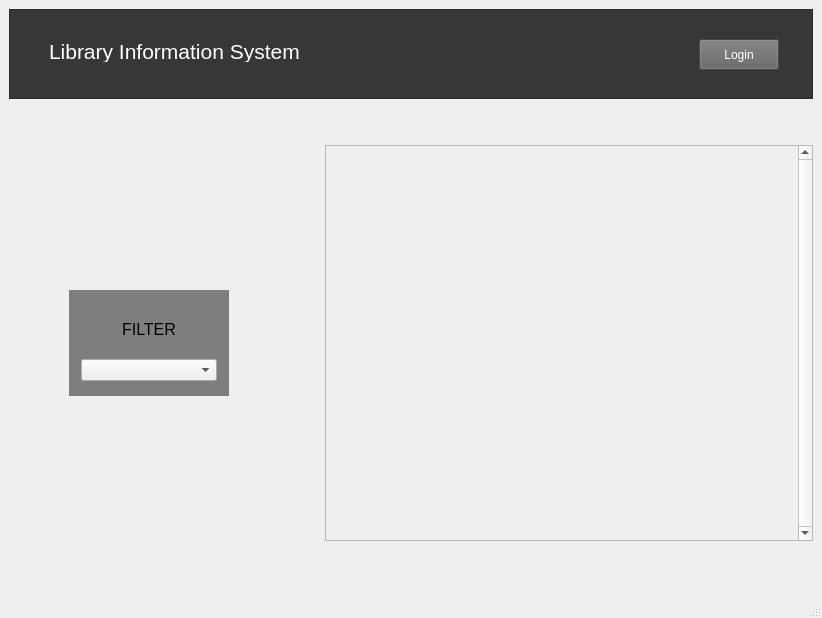
<?xml version="1.0" encoding="UTF-8"?>
<ui version="4.0">
 <class>MainWindow</class>
 <widget class="QMainWindow" name="MainWindow">
  <property name="geometry">
   <rect>
    <x>0</x>
    <y>0</y>
    <width>822</width>
    <height>618</height>
   </rect>
  </property>
  <property name="windowTitle">
   <string>Library Information System</string>
  </property>
  <widget class="QWidget" name="centralwidget">
   <property name="sizePolicy">
    <sizepolicy hsizetype="Preferred" vsizetype="Preferred">
     <horstretch>0</horstretch>
     <verstretch>0</verstretch>
    </sizepolicy>
   </property>
   <layout class="QVBoxLayout" name="verticalLayout">
    <item>
     <widget class="QFrame" name="frame">
      <property name="sizePolicy">
       <sizepolicy hsizetype="MinimumExpanding" vsizetype="Minimum">
        <horstretch>0</horstretch>
        <verstretch>0</verstretch>
       </sizepolicy>
      </property>
      <property name="minimumSize">
       <size>
        <width>0</width>
        <height>90</height>
       </size>
      </property>
      <property name="baseSize">
       <size>
        <width>0</width>
        <height>68</height>
       </size>
      </property>
      <property name="styleSheet">
       <string notr="true">background-color: #373737;</string>
      </property>
      <property name="frameShape">
       <enum>QFrame::StyledPanel</enum>
      </property>
      <property name="frameShadow">
       <enum>QFrame::Raised</enum>
      </property>
      <widget class="QPushButton" name="loginbutton">
       <property name="geometry">
        <rect>
         <x>690</x>
         <y>30</y>
         <width>80</width>
         <height>31</height>
        </rect>
       </property>
       <property name="styleSheet">
        <string notr="true">background-color: rgb(100, 100, 100);
color: rgb(255, 255, 255);</string>
       </property>
       <property name="text">
        <string>Login</string>
       </property>
      </widget>
      <widget class="QLabel" name="label_2">
       <property name="geometry">
        <rect>
         <x>40</x>
         <y>32</y>
         <width>281</width>
         <height>21</height>
        </rect>
       </property>
       <property name="font">
        <font>
         <pointsize>16</pointsize>
        </font>
       </property>
       <property name="styleSheet">
        <string notr="true">color: rgb(255, 255, 255);
</string>
       </property>
       <property name="text">
        <string>Library Information System</string>
       </property>
      </widget>
     </widget>
    </item>
    <item>
     <layout class="QGridLayout" name="gridLayout">
      <property name="spacing">
       <number>6</number>
      </property>
      <item row="1" column="0">
       <spacer name="horizontalSpacer_2">
        <property name="orientation">
         <enum>Qt::Horizontal</enum>
        </property>
        <property name="sizeType">
         <enum>QSizePolicy::Fixed</enum>
        </property>
        <property name="sizeHint" stdset="0">
         <size>
          <width>60</width>
          <height>20</height>
         </size>
        </property>
       </spacer>
      </item>
      <item row="0" column="2">
       <spacer name="verticalSpacer_2">
        <property name="orientation">
         <enum>Qt::Vertical</enum>
        </property>
        <property name="sizeType">
         <enum>QSizePolicy::Fixed</enum>
        </property>
        <property name="sizeHint" stdset="0">
         <size>
          <width>20</width>
          <height>40</height>
         </size>
        </property>
       </spacer>
      </item>
      <item row="2" column="1" rowspan="2">
       <spacer name="verticalSpacer">
        <property name="orientation">
         <enum>Qt::Vertical</enum>
        </property>
        <property name="sizeType">
         <enum>QSizePolicy::Preferred</enum>
        </property>
        <property name="sizeHint" stdset="0">
         <size>
          <width>20</width>
          <height>40</height>
         </size>
        </property>
       </spacer>
      </item>
      <item row="1" column="2">
       <spacer name="horizontalSpacer">
        <property name="orientation">
         <enum>Qt::Horizontal</enum>
        </property>
        <property name="sizeType">
         <enum>QSizePolicy::Maximum</enum>
        </property>
        <property name="sizeHint" stdset="0">
         <size>
          <width>90</width>
          <height>20</height>
         </size>
        </property>
       </spacer>
      </item>
      <item row="1" column="4">
       <widget class="QScrollArea" name="scrollArea">
        <property name="verticalScrollBarPolicy">
         <enum>Qt::ScrollBarAlwaysOn</enum>
        </property>
        <property name="sizeAdjustPolicy">
         <enum>QAbstractScrollArea::AdjustIgnored</enum>
        </property>
        <property name="widgetResizable">
         <bool>true</bool>
        </property>
        <widget class="QWidget" name="scrollAreaWidgetContents">
         <property name="geometry">
          <rect>
           <x>0</x>
           <y>0</y>
           <width>458</width>
           <height>366</height>
          </rect>
         </property>
         <layout class="QVBoxLayout" name="verticalLayout_4">
          <item>
           <layout class="QVBoxLayout" name="verticalLayout_2"/>
          </item>
         </layout>
        </widget>
       </widget>
      </item>
      <item row="1" column="1">
       <widget class="QGroupBox" name="groupBox">
        <property name="sizePolicy">
         <sizepolicy hsizetype="Fixed" vsizetype="Maximum">
          <horstretch>0</horstretch>
          <verstretch>0</verstretch>
         </sizepolicy>
        </property>
        <property name="minimumSize">
         <size>
          <width>160</width>
          <height>106</height>
         </size>
        </property>
        <property name="styleSheet">
         <string notr="true">QGroupBox{background-color: gray}</string>
        </property>
        <property name="title">
         <string/>
        </property>
        <layout class="QVBoxLayout" name="verticalLayout_3">
         <item>
          <widget class="QLabel" name="label">
           <property name="sizePolicy">
            <sizepolicy hsizetype="Preferred" vsizetype="Maximum">
             <horstretch>0</horstretch>
             <verstretch>0</verstretch>
            </sizepolicy>
           </property>
           <property name="minimumSize">
            <size>
             <width>0</width>
             <height>46</height>
            </size>
           </property>
           <property name="font">
            <font>
             <pointsize>12</pointsize>
            </font>
           </property>
           <property name="text">
            <string>FILTER</string>
           </property>
           <property name="alignment">
            <set>Qt::AlignCenter</set>
           </property>
          </widget>
         </item>
         <item>
          <widget class="QComboBox" name="comboBox"/>
         </item>
        </layout>
       </widget>
      </item>
     </layout>
    </item>
   </layout>
  </widget>
  <widget class="QMenuBar" name="menubar">
   <property name="geometry">
    <rect>
     <x>0</x>
     <y>0</y>
     <width>822</width>
     <height>20</height>
    </rect>
   </property>
  </widget>
  <widget class="QStatusBar" name="statusbar"/>
 </widget>
 <resources/>
 <connections/>
</ui>
